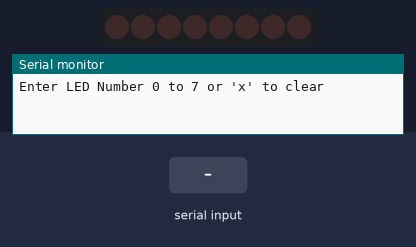
The sketch below on a simulated Arduino Leonardo, built with avr-gcc and run on an emulated ATmega32U4. On the bench: 8 shift-register outputs drawn as a row of LEDs (first output left, lit = HIGH), the last lines printed to the serial monitor. Wiring (inferred from the names in the program): shift register (74HC595): data pin 12; shift clock pin 9; latch pin 11. Wiring (inferred from the signals the program sends): row of LEDs: on Q0, Q1, Q2, Q3, Q4, Q5, Q6, Q7. Inputs (shaded band) come from the test bench.

Above: at 1.2 s.
1.3 s: "90,45\n" received over Serial
At 2.1 s:
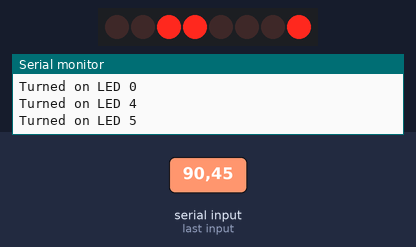
2.8 s: "0\n" received over Serial
At 3.2 s:
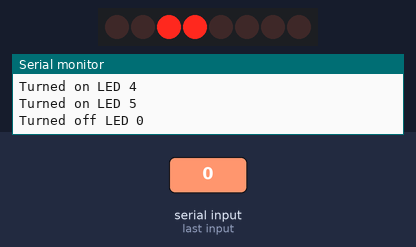
4.3 s: "x90\n" received over Serial
At 5.5 s:
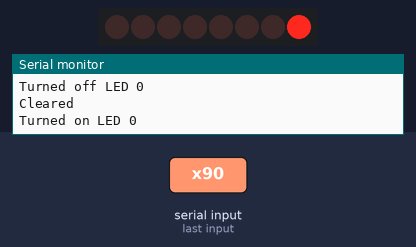
5.8 s: "200\n" received over Serial
At 6.7 s:
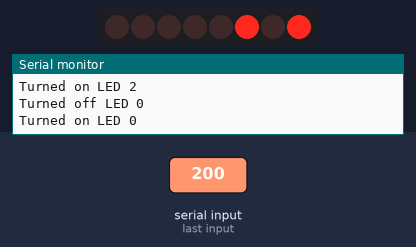
7.3 s: "5\n" received over Serial
At 7.9 s:
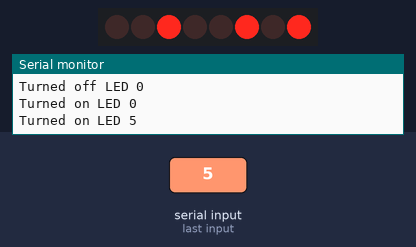
8.8 s: "90\n" received over Serial
At 10.2 s:
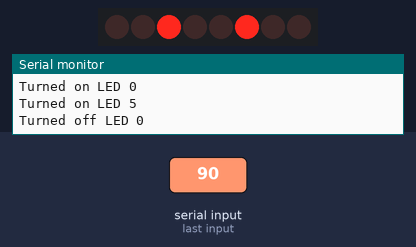
Timing chart, 0 to 11.3 s (numbered marks = the images above; inputs shaded):
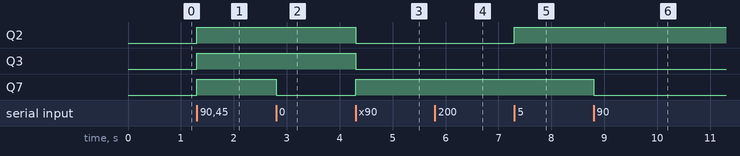

Measured:
- after the input at 1.3 s, Q2, Q3, Q7: LOW → HIGH at once
- after the input at 2.8 s, Q7: HIGH → LOW at once
- after the input at 4.3 s, Q2, Q3: HIGH → LOW at once; Q7: LOW → HIGH at once
- after the input at 7.3 s, Q2: LOW → HIGH at once
- after the input at 8.8 s, Q7: HIGH → LOW at once

The sketch:

The_Serial_Monitor.ino
```cpp
//www.elegoo.com
//2018.3.9

int latchPin = 11;
int clockPin = 9;
int dataPin = 12;

byte leds = 0;
void updateShiftRegister()
{
   digitalWrite(latchPin, LOW);
   shiftOut(dataPin, clockPin, LSBFIRST, leds);
   digitalWrite(latchPin, HIGH);
}
void setup()
{
  pinMode(latchPin, OUTPUT);
  pinMode(dataPin, OUTPUT);
  pinMode(clockPin, OUTPUT);
  updateShiftRegister();
  Serial.begin(9600);
  while (! Serial); // Wait untilSerial is ready - Leonardo
  Serial.println("Enter LED Number 0 to 7 or 'x' to clear");
}

void loop()
{
  if (Serial.available())
  {
    char ch = Serial.read();
    if (ch >= '0' && ch <= '7')
    {
      int led = ch - '0';
      if((int)bitRead(leds, led)==0)
      {
      bitSet(leds, led);
      updateShiftRegister();
      Serial.print("Turned on LED ");
      Serial.println(led);
      }
      else
      {
      bitClear(leds, led);
      updateShiftRegister();
      Serial.print("Turned off LED ");
      Serial.println(led);
      }
    }
    if (ch == 'x')
    {
      leds = 0;
      updateShiftRegister();
      Serial.println("Cleared");
    }
  }
}
```
